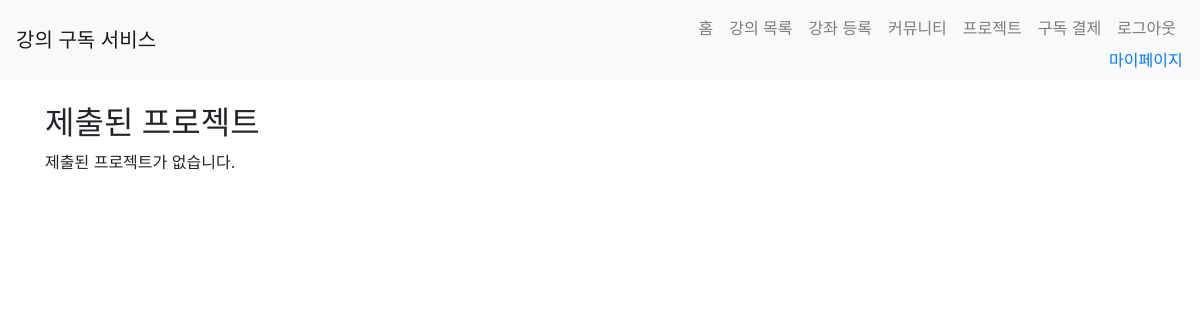
Page /project/submissions/1 (signed in) on the earlier database version.
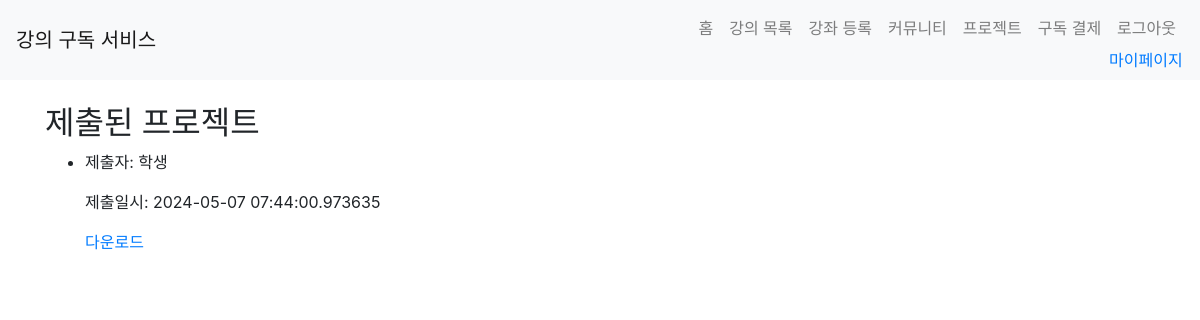
Same page on the later database version.
### app/models.py (models this page shows, shortened)
class ProjectSubmission(db.Model):
    id = db.Column(db.Integer, primary_key=True)
    project_id = db.Column(db.Integer, db.ForeignKey('project.id'), nullable=False)
    student_id = db.Column(db.Integer, db.ForeignKey('user.id'), nullable=False)
    file_path = db.Column(db.String(255), nullable=False)
    submitted_at = db.Column(db.DateTime, default=datetime.utcnow)
    project = db.relationship('Project', back_populates='submissions')
    student = db.relationship('User', backref=db.backref('project_submissions', lazy=True))

class User(UserMixin, db.Model):
    id = db.Column(db.Integer, primary_key=True)
    name = db.Column(db.String(100), nullable=False)
    email = db.Column(db.String(120), unique=True, nullable=False)
    password = db.Column(db.String(255), nullable=False)
    role = db.Column(db.String(20), nullable=False)  # 'student' 또는 'teacher'
    enrollments = db.relationship('Enrollment', back_populates='student', lazy=True)
    courses = db.relationship('Course', back_populates='teacher', lazy=True)  # 강사가 가르치는 강좌들
    subscription = db.relationship('Subscription', uselist=False)
    def is_teacher(self):
        return self.role == 'teacher'

### app/views/project.py (the view)
@bp.route('/submissions/<int:project_id>')
@login_required
def submissions(project_id):
    project = Project.query.get_or_404(project_id)
    if project.course.teacher != current_user:
        flash('권한이 없습니다.', 'error')
        return redirect(url_for('project.list'))
    submissions = ProjectSubmission.query.filter_by(project_id=project_id).all()
    return render_template('project/submissions.html', project=project, submissions=submissions)

### app/__init__.py (called while the page is built)
@login_manager.user_loader
def load_user(user_id):
    if user_id is not None:
        return User.query.get(int(user_id))
    return None

### app/templates/project/submissions.html
{% extends 'base.html' %}
{% block content %}
<h2>제출된 프로젝트</h2>
{% if submissions %}
<ul>
    {% for submission in submissions %}
    <li>
        <p>제출자: {{ submission.student.name }}</p>
        <p>제출일시: {{ submission.submitted_at }}</p>
        <a href="{{ url_for('project.download_submission', submission_id=submission.id) }}">다운로드</a>
    </li>
    {% endfor %}
</ul>
{% else %}
<p>제출된 프로젝트가 없습니다.</p>
{% endif %}
{% endblock %}

Differences in the rows shown:
added ProjectSubmission: student.name "학생", submitted_at "2024-05-07 07:44:00.973635"
Other differences:
text no longer shown: "제출된 프로젝트가 없습니다."
